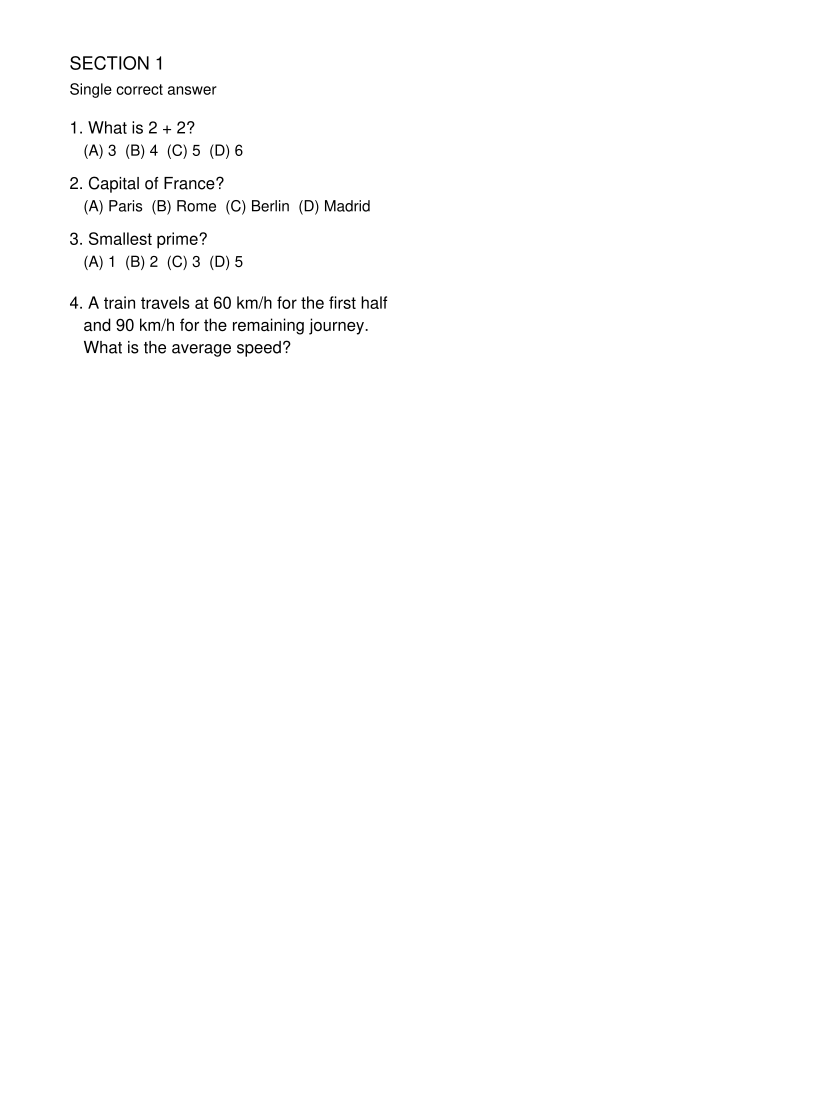

Generate this figure with Python:
import sys, os, fitz
sys.path.insert(0, os.path.abspath("backend"))
from extractor import extract_lines
from segmenter import build_questions
from renderer import render_questions, _compute_question_spans

# ── Build test PDF: Q4 crosses page boundary ───────────────────────────────────
doc = fitz.open()
p1 = doc.new_page(width=600, height=800)
y = 50

p1.insert_text((50, y), "SECTION 1", fontsize=13);         y += 18
p1.insert_text((50, y), "Single correct answer", fontsize=11); y += 28
p1.insert_text((50, y), "1. What is 2 + 2?", fontsize=12); y += 16
p1.insert_text((60, y), "(A) 3  (B) 4  (C) 5  (D) 6", fontsize=11); y += 24
p1.insert_text((50, y), "2. Capital of France?", fontsize=12); y += 16
p1.insert_text((60, y), "(A) Paris  (B) Rome  (C) Berlin  (D) Madrid", fontsize=11); y += 24
p1.insert_text((50, y), "3. Smallest prime?", fontsize=12); y += 16
p1.insert_text((60, y), "(A) 1  (B) 2  (C) 3  (D) 5", fontsize=11); y += 30

# Q4 starts near bottom of page 1
p1.insert_text((50, y), "4. A train travels at 60 km/h for the first half", fontsize=12); y += 16
p1.insert_text((60, y), "and 90 km/h for the remaining journey.", fontsize=12); y += 16
p1.insert_text((60, y), "What is the average speed?", fontsize=12)

# Continuation on page 2 — only the options
p2 = doc.new_page(width=600, height=800)
y2 = 50
p2.insert_text((60, y2), "(A) 72  (B) 75  (C) 70  (D) 80", fontsize=11); y2 += 35

# Q5 and Q6 on page 2 (well separated from Q4 continuation)
p2.insert_text((50, y2), "SECTION 2", fontsize=13);             y2 += 18
p2.insert_text((50, y2), "Single Digit Integer type", fontsize=11); y2 += 28
p2.insert_text((50, y2), "5. How many primes below 10?", fontsize=12); y2 += 24
p2.insert_text((50, y2), "6. Squares below 50?", fontsize=12)

doc.save("test_multipage.pdf")

# ── Run pipeline ────────────────────────────────────────────────────────────────
doc_r = fitz.open("test_multipage.pdf")
lines = extract_lines(doc_r)
questions = build_questions(lines)
spans = _compute_question_spans(questions)

print("=== SPANS ===")
for q, span in zip(questions, spans):
    for pg, s in span.items():
        cont = "(continuation)" if s["is_continuation"] else "(first page)"
        print(f"  {q['id']} pg{pg} {cont}: y={s['start_y']:.1f}..{s['end_y']:.1f}")

print()
rendered = render_questions(doc_r, questions)

EXPECTED = [
    ("q1", "single_correct_mcq", 1),
    ("q2", "single_correct_mcq", 1),
    ("q3", "single_correct_mcq", 1),
    ("q4", "single_correct_mcq", 2),   # spans 2 pages
    ("q5", "integer_type",       1),
    ("q6", "integer_type",       1),
]

print(f"{'ID':<6} {'Expected type':<25} {'Got type':<25} {'Images':>6}  {'Result'}")
print("-" * 78)
all_pass = True
for (exp_id, exp_type, exp_imgs), q in zip(EXPECTED, rendered):
    got_type = q["section"]["answer_type"]
    got_imgs = len(q["images"])
    ok = (got_type == exp_type) and (got_imgs == exp_imgs)
    if not ok:
        all_pass = False
    print(f"{q['id']:<6} {exp_type:<25} {got_type:<25} {got_imgs:>6}  {'PASS' if ok else 'FAIL'}")

print()
print("ALL PASS" if all_pass else "FAILURES DETECTED")
